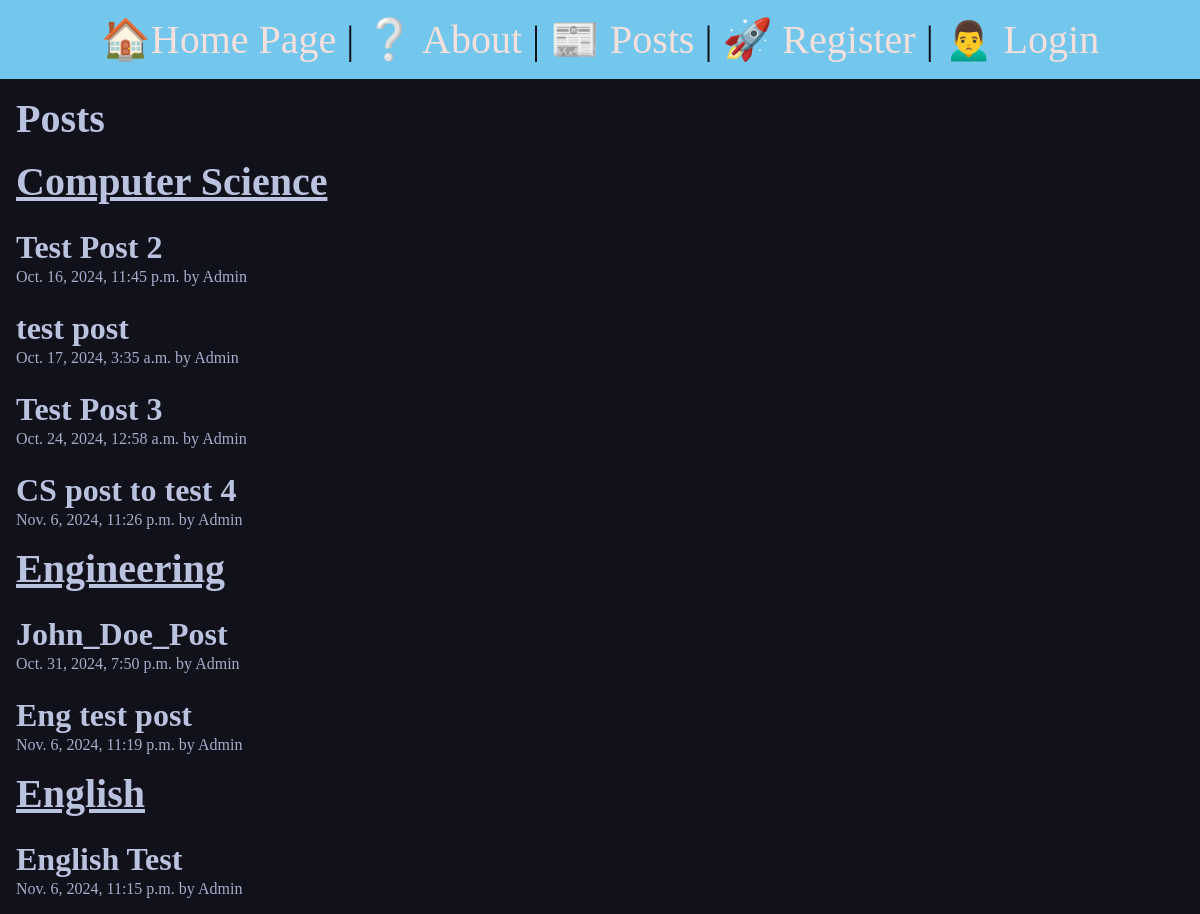
/posts/, run on the app's committed database.
### posts/models.py (models this page shows, shortened)
class Post(models.Model):
    title = models.CharField(max_length=255)
    authors = models.CharField(max_length=255, default="Admin")
    affiliation = models.CharField(max_length=255, default="LTU")
    abstract = models.TextField()
    slug = AutoSlugField(populate_from='title', unique=True)
    subject = models.CharField(max_length=8, choices=SUBJECT_CHOICES, default='Computer Science')
    date = models.DateTimeField(auto_now_add=True)
    pdf_file = models.FileField()
    license = models.CharField(max_length=8, choices=LICENSE_CHOICES, default='CC BY')
    uploader = models.ForeignKey(User, on_delete=models.CASCADE, default=None)

### posts/views.py (the view)
# urls.py: path('', views.posts_list, name="list"),
def posts_list(request):
    cs_posts = Post.objects.filter(subject="CS")
    eng_posts = Post.objects.filter(subject="Eng")
    engl_posts = Post.objects.filter(subject="Engl")
    return render(request, 'posts/posts_list.html', {
        'cs_posts': cs_posts,
        'eng_posts': eng_posts,
        'engl_posts': engl_posts
    })

### posts/templates/posts/posts_list.html (shortened to what this page needs)
{% extends 'layout.html' %}
{% block content %}
<section>
    <h1>Posts</h1>
    <h1 class="post_label">Computer Science</h1>
    {% for post in cs_posts %}
        <article class="post">
            <h2>
                <a class="post_title" href="{% url 'posts:page' slug=post.slug %}">
                    {{ post.title }}
                </a>
            </h2>
            <p>{{ post.date }} by {{ post.authors }}</p>
        </article>
    {% empty %}
        <p>No posts in Computer Science.</p>
    {% endfor %}
    <h1 class="post_label">Engineering</h1>
    {% for post in eng_posts %}
        <article class="post">
            <h2>
                <a class="post_title" href="{% url 'posts:page' slug=post.slug %}">
                    {{ post.title }}
                </a>
            </h2>
            <p>{{ post.date }} by {{ post.authors }}</p>
        </article>
    {% empty %}
        <p>No posts in Engineering.</p>
    {% endfor %}
    <h1 class="post_label">English</h1>
    {% for post in engl_posts %}
        <article class="post">
            <h2>
                <a class="post_title" href="{% url 'posts:page' slug=post.slug %}">
                    {{ post.title }}
                </a>
            </h2>
            <p>{{ post.date }} by {{ post.authors }}</p>
        </article>
    {% empty %}
        <p>No posts in English.</p>
    {% endfor %}
</section>
{% endblock %}

### templates/layout.html (shortened to what this page needs)
<!DOCTYPE html>
{% load static %}
<html lang="en">
<head>
    <link rel="stylesheet" href="{% static 'css/style.css' %}">
</head>
<body>
    <nav>
        <a href="/">
            <span role="img" aria-label="Home" title="Home">🏠</span>Home Page
        </a> |
        <a href="/about">
            <span role="img" aria-label="About" title="About">❔</span> About
        </a> |
        <a href="{% url 'posts:list' %}">
            <span role="img" aria-label="Posts" title="Posts">📰</span> Posts
        </a> |
        {% if user.is_authenticated %}
            <a href="{% url 'posts:new-post' %}">
                <span role="img" aria-label="New Post" title="New Post">🆕</span> Create New Post
            </a> |
            <form class="logout" action="{% url 'users:logout' %}" method="post">
                {% csrf_token %}
                <button class="logout-button" aria-label="User Logout" title="User Logout">👋 Logout</button>
            </form>
        {% else %}
            <a href="{% url 'users:register' %}">
                <span role="img" aria-label="User Registration" title="User Registration">🚀</span> Register
            </a> |
            <a href="{% url 'users:login' %}">
                <span role="img" aria-label="User Login" title="User Login">🙍‍♂️</span> Login
            </a>
        {% endif %}
    </nav>
    <main>
        {% block content %}
        {% endblock %}
    </main>
</body>
</html>

### static/css/style.css (style rules this page uses)
* { margin: 0; padding: 0; box-sizing: border-box; }
body { min-height: 100vh; background-color: #11111b; color: #4c4f69; font-size: 3rem; }
nav { padding: 1rem; background-color: #74c7ec; color: #11111b; font-size: 2.5rem; margin-left: auto; margin-right: auto; text-align: center; }
main { padding: 1rem; }
section { display: flex; flex-flow: column; gap: 1rem; }
h1, h2 { font-size: 2.5rem; color: #bac2de; }
p { font-size: 1rem; color:#a6adc8; }
a { text-decoration: none; color: #f5e0dc; }
.post_label { color:#bac2de; font-size: 2.5rem; text-decoration: underline; }
.post_title { color:#bac2de; font-size: 2rem; }

### data on the page
Post: title "Test Post 2", date "Oct. 16, 2024, 11:45 p.m.", authors "Admin"
Post: title "test post", date "Oct. 17, 2024, 3:35 a.m.", authors "Admin"
Post: title "Test Post 3", date "Oct. 24, 2024, 12:58 a.m.", authors "Admin"
Post: title "CS post to test 4", date "Nov. 6, 2024, 11:26 p.m.", authors "Admin"
Post: title "John_Doe_Post", date "Oct. 31, 2024, 7:50 p.m.", authors "Admin"
Post: title "Eng test post", date "Nov. 6, 2024, 11:19 p.m.", authors "Admin"
Post: title "English Test", date "Nov. 6, 2024, 11:15 p.m.", authors "Admin"
